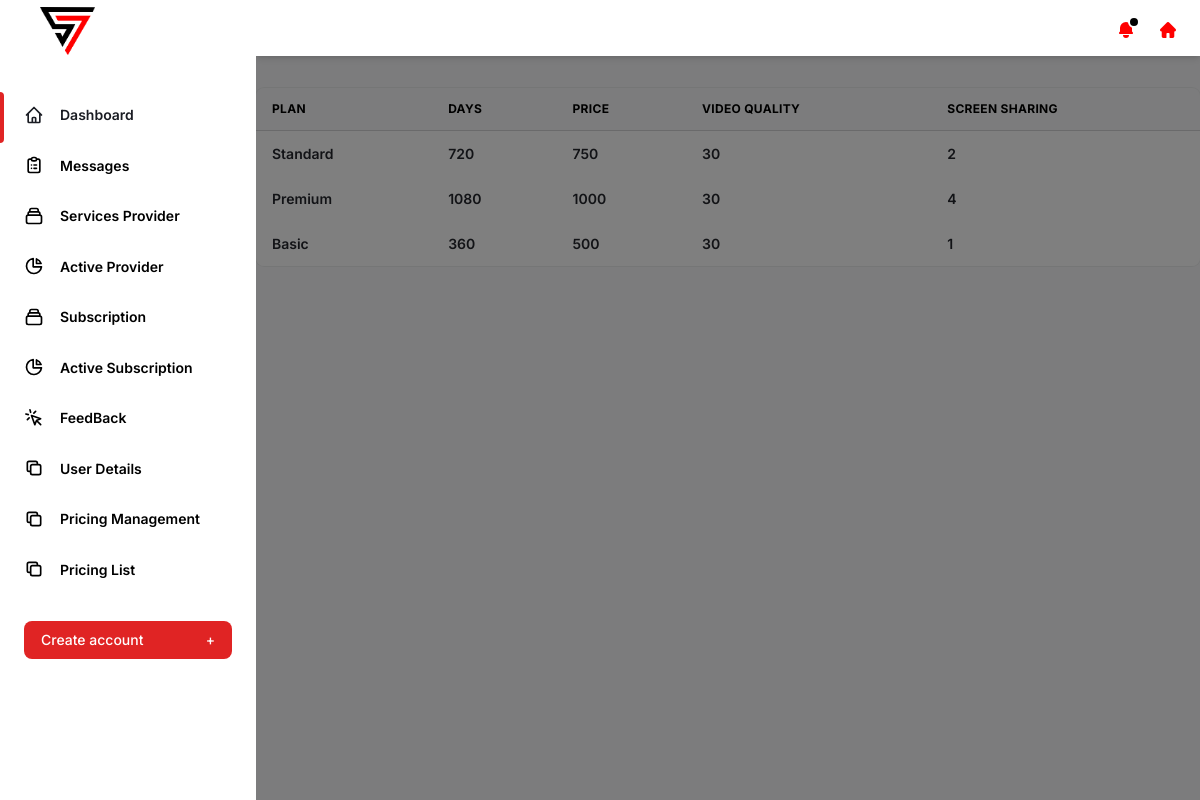
Page /admin/plan_list.php (signed in) on the committed database.
### tables this page shows
CREATE TABLE `plan` (
  `planID` int(11) NOT NULL,
  `planPrice` int(11) DEFAULT NULL,
  `planQuality` varchar(100) DEFAULT NULL,
  `planScreenSharing` varchar(100) DEFAULT NULL,
  `planForDays` int(11) DEFAULT NULL,
  `plan` varchar(100) DEFAULT NULL
);

### admin/plan_list.php (the view, shortened to what this page needs)
<?php
require "shared/config.php";
include "shared/header.php";
?>
<div class="w-full overflow-hidden rounded-lg shadow-xs">
    <div class="w-full overflow-x-auto">
        <table class="w-full whitespace-no-wrap">
            <thead>
                <tr
                    class="text-xs font-semibold tracking-wide text-left text-black-500 uppercase border-b dark:border-black-700 bg-black-50 dark:text-black-400 dark:bg-black-800">
                    <th class="px-4 py-3">Plan</th>
                    <th class="px-4 py-3">Days</th>
                    <th class="px-4 py-3">Price</th>
                    <th class="px-4 py-3">Video Quality</th>
                    <th class="px-4 py-3">Screen Sharing</th>
                </tr>
            </thead>
            <?php
            $query_p="SELECT * from `plan`";
            $query_p_run=mysqli_query($conn,$query_p);
            while($row_p=mysqli_fetch_array($query_p_run)){
            ?>
            <tbody class="bg-white divide-y dark:divide-gray-700 dark:bg-gray-800">
                <tr class="text-gray-700 dark:text-gray-400">
                    <td class="px-4 py-3">
                        <div class="flex items-center text-sm">
                            <div>
                                <p class="font-semibold"><?php echo $row_p['plan'] ?></p>
                            </div>
                        </div>
                    </td>
                    <td class="px-4 py-3">
                        <div class="flex items-center text-sm">
                            <div>
                                <p class="font-semibold"><?php echo $row_p['planForDays']; ?></p>
                            </div>
                        </div>
                    </td>
                    <td class="px-4 py-3">
                        <div class="flex items-center text-sm">
                            <div>
                                <p class="font-semibold"><?php echo $row_p['planPrice']; ?></p>
                            </div>
                        </div>
                    </td>
                    <td class="px-4 py-3">
                        <div class="flex items-center text-sm">
                            <div>
                                <p class="font-semibold"><?php echo $row_p['planQuality']; ?></p>
                            </div>
                        </div>
                    </td>
                    <td class="px-4 py-3">
                        <div class="flex items-center text-sm">
                            <div>
                                <p class="font-semibold"><?php echo $row_p['planScreenSharing']; ?></p>
                            </div>
                        </div>
                    </td>
                                 <?php
                                }
                                ?>
                </tr>
            </tbody>
        </table>
    </div>
</div>
</div>
</div>
</body>
</html>

### admin/shared/header.php (shortened to what this page needs)
<!DOCTYPE html>
<html :class="{ 'theme-dark': dark }" x-data="data()" lang="en">
  <head>
    <link rel="stylesheet" href="./assets/css/tailwind.output.css" />
    <link
      rel="stylesheet"
      href="https://cdnjs.cloudflare.com/ajax/libs/Chart.js/2.9.3/Chart.min.css"
    />
  </head>
  <body>
    <div
      class="flex h-screen bg-gray-50 dark:bg-gray-900"
      :class="{ 'overflow-hidden': isSideMenuOpen }"
    >
      <aside
        class="z-20 hidden w-64 overflow-y-auto bg-white dark:bg-gray-800 md:block flex-shrink-0"
      >
      <div class="main-wrapper">
<div class="logo">
  <div class="header-left">
    <a href="index.php" class="logo">
      <img src="assets/img/logo.png" alt="Logo">
    </a>
  </div>
</div>
          <ul class="mt-6">
            <li class="relative px-6 py-3">
              <span
                class="absolute inset-y-0 left-0 w-1 bg-red-600 rounded-tr-lg rounded-br-lg"
                aria-hidden="true"
              ></span>
              <a
                class="inline-flex items-center w-full text-sm font-semibold text-gray-800 transition-colors duration-150 hover:text-gray-800 dark:hover:text-gray-200 dark:text-gray-100"
                href="index.php"
              >
                <svg
                  class="w-5 h-5"
                  aria-hidden="true"
                  fill="none"
                  stroke-linecap="round"
                  stroke-linejoin="round"
                  stroke-width="2"
                  viewBox="0 0 24 24"
                  stroke="currentColor"
                >
                  <path
                    d="M3 12l2-2m0 0l7-7 7 7M5 10v10a1 1 0 001 1h3m10-11l2 2m-2-2v10a1 1 0 01-1 1h-3m-6 0a1 1 0 001-1v-4a1 1 0 011-1h2a1 1 0 011 1v4a1 1 0 001 1m-6 0h6"
                  ></path>
                </svg>
                <span class="ml-4">Dashboard</span>
              </a>
            </li>
          </ul>
          <ul>
            <li class="relative px-6 py-3">
              <a
                class="inline-flex items-center w-full text-sm font-semibold transition-colors duration-150 hover:text-gray-800 dark:hover:text-gray-200"
                href="contact.php"
              >
                <span class="ml-4">Messages</span>
              </a>
            </li>
            <li class="relative px-6 py-3">
              <a
                class="inline-flex items-center w-full text-sm font-semibold transition-colors duration-150 hover:text-gray-800 dark:hover:text-gray-200"
                href="services_provider.php";
              >
                <span class="ml-4">Services Provider</span>
              </a>
            </li>
            <li class="relative px-6 py-3">
              <a
                class="inline-flex items-center w-full text-sm font-semibold transition-colors duration-150 hover:text-gray-800 dark:hover:text-gray-200"
                href="active_service_provider.php"
              >
                <svg
                  class="w-5 h-5"
                  aria-hidden="true"
                  fill="none"
                  stroke-linecap="round"
                  stroke-linejoin="round"
                  stroke-width="2"
                  viewBox="0 0 24 24"
                  stroke="currentColor"
                >
                  <path
                    d="M11 3.055A9.001 9.001 0 1020.945 13H11V3.055z"
                  ></path>
                  <path d="M20.488 9H15V3.512A9.025 9.025 0 0120.488 9z"></path>
                </svg>
                <span class="ml-4">Active Provider</span>
              </a>
            </li>
            <li class="relative px-6 py-3">
              <a
                class="inline-flex items-center w-full text-sm font-semibold transition-colors duration-150 hover:text-gray-800 dark:hover:text-gray-200"
                href="subcription.php";
              >
                <span class="ml-4">Subscription</span>
              </a>
            </li>
            <li class="relative px-6 py-3">
              <a
                class="inline-flex items-center w-full text-sm font-semibold transition-colors duration-150 hover:text-gray-800 dark:hover:text-gray-200"
                href="active_subscription.php"
              >
                <svg
                  class="w-5 h-5"
                  aria-hidden="true"
                  fill="none"
                  stroke-linecap="round"
                  stroke-linejoin="round"
                  stroke-width="2"
                  viewBox="0 0 24 24"
                  stroke="currentColor"
                >
                  <path
                    d="M11 3.055A9.001 9.001 0 1020.945 13H11V3.055z"
                  ></path>
                  <path d="M20.488 9H15V3.512A9.025 9.025 0 0120.488 9z"></path>
                </svg>
                <span class="ml-4">Active Subscription</span>
              </a>
            </li>
            <li class="relative px-6 py-3">
              <a
                class="inline-flex items-center w-full text-sm font-semibold transition-colors duration-150 hover:text-gray-800 dark:hover:text-gray-200"
                href="feedback.php"
              >
                <svg
                  class="w-5 h-5"
                  aria-hidden="true"
                  fill="none"
                  stroke-linecap="round"
                  stroke-linejoin="round"
                  stroke-width="2"
                  viewBox="0 0 24 24"
                  stroke="currentColor"
                >
                  <path
                    d="M15 15l-2 5L9 9l11 4-5 2zm0 0l5 5M7.188 2.239l.777 2.897M5.136 7.965l-2.898-.777M13.95 4.05l-2.122 2.122m-5.657 5.656l-2.12 2.122"
                  ></path>
                </svg>
                <span class="ml-4">FeedBack</span>
              </a>
            </li>
            <li class="relative px-6 py-3">
              <a
                class="inline-flex items-center w-full text-sm font-semibold transition-colors duration-150 hover:text-gray-800 dark:hover:text-gray-200"
                href="users.php"
              >
                <svg
                  class="w-5 h-5"
                  aria-hidden="true"
                  fill="none"
                  stroke-linecap="round"
                  stroke-linejoin="round"
                  stroke-width="2"
                  viewBox="0 0 24 24"
                  stroke="currentColor"
                >
                  <path
                    d="M8 16H6a2 2 0 01-2-2V6a2 2 0 012-2h8a2 2 0 012 2v2m-6 12h8a2 2 0 002-2v-8a2 2 0 00-2-2h-8a2 2 0 00-2 2v8a2 2 0 002 2z"
                  ></path>
                </svg>
                <span class="ml-4">User Details</span>
              </a>
            </li>
            <li class="relative px-6 py-3">
              <a
                class="inline-flex items-center w-full text-sm font-semibold transition-colors duration-150 hover:text-gray-800 dark:hover:text-gray-200"
                href="pricing.php"
              >
                <svg
                  class="w-5 h-5"
                  aria-hidden="true"
                  fill="none"
                  stroke-linecap="round"
                  stroke-linejoin="round"
                  stroke-width="2"
                  viewBox="0 0 24 24"
                  stroke="currentColor"
                >
                  <path
                    d="M8 16H6a2 2 0 01-2-2V6a2 2 0 012-2h8a2 2 0 012 2v2m-6 12h8a2 2 0 002-2v-8a2 2 0 00-2-2h-8a2 2 0 00-2 2v8a2 2 0 002 2z"
                  ></path>
                </svg>
                <span class="ml-4">Pricing Management</span>
              </a>
            </li>
            <li class="relative px-6 py-3">
              <a
                class="inline-flex items-center w-full text-sm font-semibold transition-colors duration-150 hover:text-gray-800 dark:hover:text-gray-200"
                href="plan_list.php"
              >
                <svg
                  class="w-5 h-5"
                  aria-hidden="true"
                  fill="none"
                  stroke-linecap="round"
                  stroke-linejoin="round"
                  stroke-width="2"
                  viewBox="0 0 24 24"
                  stroke="currentColor"
                >
                  <path
                    d="M8 16H6a2 2 0 01-2-2V6a2 2 0 012-2h8a2 2 0 012 2v2m-6 12h8a2 2 0 002-2v-8a2 2 0 00-2-2h-8a2 2 0 00-2 2v8a2 2 0 002 2z"
                  ></path>
                </svg>
                <span class="ml-4">Pricing List</span>
              </a>
            </li>
          </ul>
          <div class="px-6 my-6">
          <a href="create_profile.php"
          class="flex items-center justify-between w-full px-4 py-2 text-sm font-medium leading-5 text-white transition-colors duration-150 bg-red-600 border border-transparent rounded-lg active:bg-red-600 hover:bg-red-700 focus:outline-none focus:shadow-outline-red"
          > Create account
          <span class="ml-2" aria-hidden="true">+</span></a>
          </div>
        </div>
      </aside>
      <div
        x-show="isSideMenuOpen"
        x-transition:enter="transition ease-in-out duration-150"
        x-transition:enter-start="opacity-0"
        x-transition:enter-end="opacity-100"
        x-transition:leave="transition ease-in-out duration-150"
        x-transition:leave-start="opacity-100"
        x-transition:leave-end="opacity-0"
        class="fixed inset-0 z-10 flex items-end bg-black bg-opacity-50 sm:items-center sm:justify-center"
      ></div>
      <div class="flex flex-col flex-1 w-full">
        <header class="z-10 py-4 bg-white shadow-md dark:bg-gray-800">
          <div
            class="container flex items-center justify-between h-full px-6 mx-auto text-purple-600 dark:text-purple-300"
          >
            <ul class="flex items-center flex-shrink-0 space-x-6">
              <li class="relative">
                <button
                  class="relative align-middle rounded-md focus:outline-none focus:shadow-outline-purple"
                  @click="toggleNotificationsMenu"
                  @keydown.escape="closeNotificationsMenu"
                  aria-label="Notifications"
                  aria-haspopup="true"
                >
                  <svg
                    class="w-5 h-5"
                    aria-hidden="true"
                    fill="red"
                    viewBox="0 0 20 20"
                  >
                    <path
                      d="M10 2a6 6 0 00-6 6v3.586l-.707.707A1 1 0 004 14h12a1 1 0 00.707-1.707L16 11.586V8a6 6 0 00-6-6zM10 18a3 3 0 01-3-3h6a3 3 0 01-3 3z"
                    ></path>
                  </svg>
                  <span
                    aria-hidden="true"
                    class="absolute top-0 right-0 inline-block w-3 h-3 transform translate-x-1 -translate-y-1 bg-black border-2 border-white rounded-full dark:border-gray-800"
                  ></span>
                </button>
              </li>
              <li class="relative">
                <button
                  class="align-middle rounded-full focus:shadow-outline-purple focus:outline-none"
                  @click="toggleProfileMenu"
                  @keydown.escape="closeProfileMenu"
                  aria-label="Account"
                  aria-haspopup="true"
                >
                  <img
                    class="object-cover w-4 h-4 "
                    src="assets/img/home.png"
                    alt=""
                    aria-hidden="true"
                  />
                </button>
              </li>
            </ul>
          </div>
        </header>

### admin/shared/header.php (style rules this page uses)
.logo { display: inline-block; margin: 0; }
.logo img { align-items: center; padding: 7px 10px; margin-left:auto; max-width: 75px; margin-left: 30px; height: auto; }

### rows in the picture
plan: plan "Standard", planForDays "720", planPrice "750", planQuality "30", planScreenSharing "2"
plan: plan "Premium", planForDays "1080", planPrice "1000", planQuality "30", planScreenSharing "4"
plan: plan "Basic", planForDays "360", planPrice "500", planQuality "30", planScreenSharing "1"
